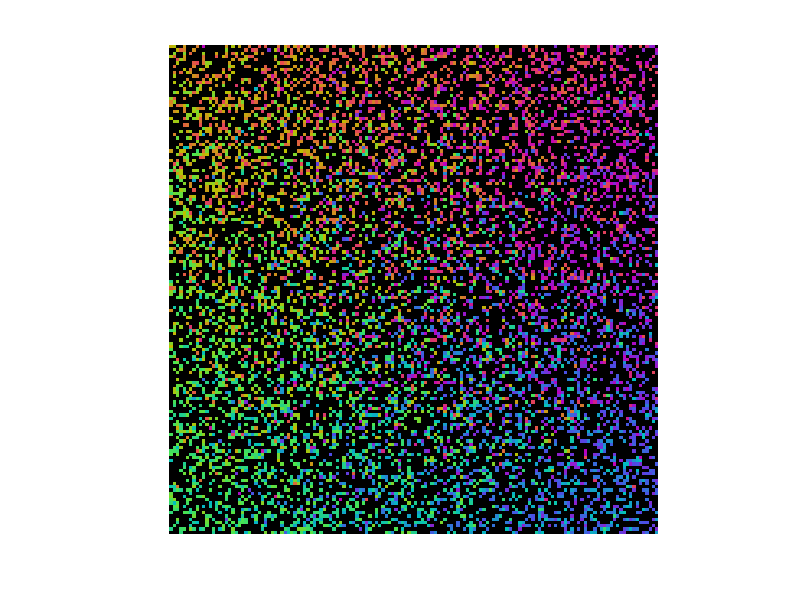

Write MATLAB code to recreate this figure. (Note: this script raises an error after producing the figure.)
close all
clear
clc

%========================Good Presets==============================
% numAgents = 500;
% mapSize = 100;
% sensingRadius = 8;
% neighborToGoalForceRatio = 0.072;
%===================================================================
%
%
%
%
%==================================================================


numAgents = 8000; %number of agents
mapSize = 150; %x and y dimension of map
sensingRadius = 4; %Radius of sensing range for each agent (square sensing range)
neighborToGoalForceRatio = 0.05; %Ratio of the force from the goal point to the force exerted by one agent of the same color

environment = zeros(mapSize, mapSize, 6); %X, Y for RGB and "contains agent" and GoalX,GoalY
imageResize = 10; %Makes the plot bigger

%Place agents randomly on the map
for i = 1:numAgents
    new = false;
    while not(new)
        randx = randi(mapSize);
        randy = randi(mapSize);
        if environment(randx,randy,4) == 0
           new = true; 
        end
    end
    environment(randx,randy,4) = 1; %The row coordinate is x, the column coordinate is y
end

%Set the goal positions of each agent to a random point on the map
environment(:,:,5:6) = randi(mapSize,[mapSize,mapSize,2]) .* environment(:,:,4);

%Create matrix of indexes
IndexMat = zeros(mapSize, mapSize, 2); 
yIndex = 1:mapSize;
xIndex = (1:mapSize)';
for i = 1:mapSize
   IndexMat(:,i,1) = xIndex;
   IndexMat(i,:,2) = yIndex;
end

%Find unit vector to goal
unitToGoal = (environment(:,:,5:6) - IndexMat)./vecnorm(environment(:,:,5:6) - IndexMat,2,3);

%Find angle of unit vector to goal relative to x-axis
theta = mod(atan2(unitToGoal(:,:,2),unitToGoal(:,:,1)),2*pi);

%Set the color of each agent depending on their theta angle
environment(:,:,1) = ((theta < pi).*(255-theta*255/pi)) + ((theta >= pi).*(theta-pi)*255/pi);
environment(:,:,2) = (and(theta <= 5/3*pi,theta >= 2/3*pi).*(255-(theta-2/3*pi)*255/pi)) + ...
    ((theta > 5/3*pi).*(theta-5/3*pi)*255/pi) + ((theta < 2/3*pi).*((theta+1/3*pi)*255/pi));
environment(:,:,3) = (and(theta <= 4/3*pi,theta >= 1/3*pi).*(theta-1/3*pi)*255/pi) + ...
    ((theta < 1/3*pi).*(255-(theta+2/3*pi)*255/pi)) + ((theta > 4/3*pi).*(255-(theta-4/3*pi)*255/pi));

%Find the sum of the colors of each agent for normalization reasons
colorSum = environment(:,:,1) + environment(:,:,2) + environment(:,:,3);

%display the image showing locations and colors of every agent
imshow(floor(environment(:,:,1:3))./colorSum*1.5.*environment(:,:,4));

%===========================Main Loop==========================%
while true
   tic
   %find number of agents who have reached their goal points
   numAtGoal = sum(sum(vecnorm(environment(:,:,5:6) - IndexMat,2,3) == 0));
   %erase agents who have reached their goal points
   environment(:,:,:) = environment(:,:,:) .* (vecnorm(environment(:,:,5:6) - IndexMat,2,3) ~= 0);
   
   %spawn a new agent for each one that was erased
   for i = 1:numAtGoal
       new = false;
       while not(new)
           randx = randi(mapSize);
           randy = randi(mapSize);
           if environment(randx,randy,4) == 0
               new = true;
           end
       end
       environment(randx,randy,4) = 1; %The row coordinate is x, the column coordinate is y
       %Set new random goal point
       environment(randx,randy,5:6) = randi(mapSize,size(environment(randx,randy,5:6)));
   end
   
   %Update unitToGoal
   unitToGoal = (environment(:,:,5:6) - IndexMat)./vecnorm(environment(:,:,5:6) - IndexMat, 2, 3);

   %update theta
   theta = mod(atan2(unitToGoal(:,:,2),unitToGoal(:,:,1)),2*pi);
   
   %move agents
   environment = moveAgents(environment, unitToGoal, sensingRadius, neighborToGoalForceRatio, theta, mapSize);
   
   %Update unitToGoal
   unitToGoal = (environment(:,:,5:6) - IndexMat)./vecnorm(environment(:,:,5:6) - IndexMat, 2, 3);

   %update theta
   theta = mod(atan2(unitToGoal(:,:,2),unitToGoal(:,:,1)),2*pi);
   
   %------------------------------show image----------------------------%
   %Set the color of each agent depending on their theta angle
   environment(:,:,1) = ((theta < pi).*(255-theta*255/pi)) + ((theta >= pi).*(theta-pi)*255/pi);
   environment(:,:,2) = (and(theta <= 5/3*pi,theta >= 2/3*pi).*(255-(theta-2/3*pi)*255/pi)) + ...
       ((theta > 5/3*pi).*(theta-5/3*pi)*255/pi) + ((theta < 2/3*pi).*((theta+1/3*pi)*255/pi));
   environment(:,:,3) = (and(theta <= 4/3*pi,theta >= 1/3*pi).*(theta-1/3*pi)*255/pi) + ...
       ((theta < 1/3*pi).*(255-(theta+2/3*pi)*255/pi)) + ((theta > 4/3*pi).*(255-(theta-4/3*pi)*255/pi));
   
   %Find the sum of the colors of each agent for normalization reasons
   colorSum = environment(:,:,1) + environment(:,:,2) + environment(:,:,3);
   
   %display the image showing locations and colors of every agent
   img = floor(environment(:,:,1:3))./colorSum*1.5.*environment(:,:,4);
   img = imresize(img, imageResize);
   imshow(img);
   %--------------------------------------------------------------------%
   disp(toc)
end


function environment = moveAgents(environment, unitToGoal, sensingRadius, neighborToGoalForceRatio, theta, mapSize)
force = zeros([mapSize, mapSize, 2]);
force = force + unitToGoal;
alreadyMoved = zeros(mapSize);

for i = 1:mapSize %x coordinate
    for j = 1:mapSize %y coordinate
        if environment(i, j, 4) == 1 && not(alreadyMoved(i,j))
            for k = -sensingRadius:sensingRadius %x offset in sensing range
                for l = -sensingRadius:sensingRadius %y offset in sensing range
                    if i+k > 0 && i+k <= mapSize && j+l > 0 && j+l <= mapSize && k ~= 0 && l ~= 0 && environment(i+k, j+l, 4) == 1 %make sure not off the edge of the map and not on central agent
                        %Find the angle to the neighbors relative position
                        angularDistToNeighbor = mod(mod(atan2(j+l,i+k),2*pi) - theta(i, j), pi);
                        %Find the unit vector pointing to that neighbor
                        unitToNeighbor = [k, l]/norm([k, l]);
                        %For each neighbor, add their force. Attraction if
                        %the angular dist is between 0 and 90 and
                        %repulsion if the anglular dist is between 90 and
                        %180 deg
                        force(i, j, 1) = force(i, j, 1)+unitToNeighbor(1)*(pi-angularDistToNeighbor)/pi*neighborToGoalForceRatio;
                        force(i, j, 2) = force(i, j, 2)+unitToNeighbor(2)*(pi-angularDistToNeighbor)/pi*neighborToGoalForceRatio;
                    end
                end
            end
            %Now that the force has been added for each agent, we actually
            %need to move the agents around
            %We will try to move to the neighboring square that is closest
            %to the angle their force points, but if there is another agent
            %there, they will try the two adjacent squares
            forceAngle = mod(atan2(force(i,j,2),force(i,j,1)),2*pi);
            
            xBottomWall = false;
            yBottomWall = false;
            xTopWall = false;
            yTopWall = false;
            if i == 1
                xBottomWall = true;
            end
            if j == 1
                yBottomWall = true;
            end
            if i == mapSize
                xTopWall = true;
            end
            if j == mapSize
                yTopWall = true;
            end
            found = false;
            if (forceAngle <= 22.5/180*pi || forceAngle > 337.5/180*pi)
                if ~xTopWall
                    if environment(i+1, j, 4) == 0
                        environment(i+1, j, :) = environment(i, j, :);
                        environment(i, j, :) = zeros(size(environment(i, j, :)));
                        found = true;
                        alreadyMoved(i+1,j) = true;
                    end
                end
                if ~yBottomWall && ~xTopWall && ~found
                    if environment(i+1, j-1, 4) == 0
                        environment(i+1, j-1, :) = environment(i, j, :);
                        environment(i, j, :) = zeros(size(environment(i, j, :)));
                        found = true;
                        alreadyMoved(i+1,j-1) = true;
                    end
                end
                if ~yTopWall && ~xTopWall && ~found
                    if environment(i+1, j+1, 4) == 0
                        environment(i+1, j+1, :) = environment(i, j, :);
                        environment(i, j, :) = zeros(size(environment(i, j, :)));
                        found = true;
                        alreadyMoved(i+1,j+1) = true;
                    end
                end
            elseif forceAngle <= 67.5/180*pi
                if ~xTopWall && ~yTopWall
                    if environment(i+1, j+1, 4) == 0
                        environment(i+1, j+1, :) = environment(i, j, :);
                        environment(i, j, :) = zeros(size(environment(i, j, :)));
                        found = true;
                        alreadyMoved(i+1,j+1) = true;
                    end
                end
                if ~xTopWall && ~found
                    if environment(i+1, j, 4) == 0
                        environment(i+1, j, :) = environment(i, j, :);
                        environment(i, j, :) = zeros(size(environment(i, j, :)));
                        found = true;
                        alreadyMoved(i+1,j) = true;
                    end
                end
                if ~yTopWall && ~found
                    if environment(i, j+1, 4) == 0
                        environment(i, j+1, :) = environment(i, j, :);
                        environment(i, j, :) = zeros(size(environment(i, j, :)));
                        found = true;
                        alreadyMoved(i,j+1) = true;
                    end
                end
            elseif forceAngle <= 112.5/180*pi
                if ~yTopWall
                    if environment(i, j+1, 4) == 0
                        environment(i, j+1, :) = environment(i, j, :);
                        environment(i, j, :) = zeros(size(environment(i, j, :)));
                        found = true;
                        alreadyMoved(i,j+1) = true;
                    end
                end
                if ~yTopWall && ~xTopWall && ~found
                    if environment(i+1, j+1, 4) == 0
                        environment(i+1, j+1, :) = environment(i, j, :);
                        environment(i, j, :) = zeros(size(environment(i, j, :)));
                        found = true;
                        alreadyMoved(i+1,j+1) = true;
                    end
                end
                if ~xBottomWall && ~yTopWall && ~found
                    if environment(i-1, j+1, 4) == 0
                        environment(i-1, j+1, :) = environment(i, j, :);
                        environment(i, j, :) = zeros(size(environment(i, j, :)));
                        found = true;
                        alreadyMoved(i-1,j+1) = true;
                    end
                end
            elseif forceAngle <= 157.5/180*pi
                if ~xBottomWall && ~yTopWall
                    if environment(i-1, j+1, 4) == 0
                        environment(i-1, j+1, :) = environment(i, j, :);
                        environment(i, j, :) = zeros(size(environment(i, j, :)));
                        found = true;
                        alreadyMoved(i-1,j+1) = true;
                    end
                end
                if ~yTopWall && ~found
                    if environment(i, j+1, 4) == 0
                        environment(i, j+1, :) = environment(i, j, :);
                        environment(i, j, :) = zeros(size(environment(i, j, :)));
                        found = true;
                        alreadyMoved(i,j+1) = true;
                    end
                end
                if ~xBottomWall && ~found
                    if environment(i-1, j, 4) == 0
                        environment(i-1, j, :) = environment(i, j, :);
                        environment(i, j, :) = zeros(size(environment(i, j, :)));
                        found = true;
                        alreadyMoved(i-1,j) = true;
                    end
                end
            elseif forceAngle <= 202.5/180*pi
                if ~xBottomWall
                    if environment(i-1, j, 4) == 0
                        environment(i-1, j, :) = environment(i, j, :);
                        environment(i, j, :) = zeros(size(environment(i, j, :)));
                        found = true;
                        alreadyMoved(i-1,j) = true;
                    end
                end
                if ~xBottomWall && ~yTopWall && ~found
                    if environment(i-1, j+1, 4) == 0
                        environment(i-1, j+1, :) = environment(i, j, :);
                        environment(i, j, :) = zeros(size(environment(i, j, :)));
                        found = true;
                        alreadyMoved(i-1,j+1) = true;
                    end
                end
                if ~yBottomWall && ~xBottomWall && ~found
                    if environment(i-1, j-1, 4) == 0
                        environment(i-1, j-1, :) = environment(i, j, :);
                        environment(i, j, :) = zeros(size(environment(i, j, :)));
                        found = true;
                        alreadyMoved(i-1,j-1) = true;
                    end
                end
            elseif forceAngle <= 247.5/180*pi
                if ~xBottomWall && ~yBottomWall
                    if environment(i-1, j-1, 4) == 0
                        environment(i-1, j-1, :) = environment(i, j, :);
                        environment(i, j, :) = zeros(size(environment(i, j, :)));
                        found = true;
                        alreadyMoved(i-1,j-1) = true;
                    end
                end
                if ~xBottomWall && ~found
                    if environment(i-1, j, 4) == 0
                        environment(i-1, j, :) = environment(i, j, :);
                        environment(i, j, :) = zeros(size(environment(i, j, :)));
                        found = true;
                        alreadyMoved(i-1,j) = true;
                    end
                end
                if ~yBottomWall && ~found
                    if environment(i, j-1, 4) == 0
                        environment(i, j-1, :) = environment(i, j, :);
                        environment(i, j, :) = zeros(size(environment(i, j, :)));
                        found = true;
                        alreadyMoved(i,j-1) = true;
                    end
                end
            elseif forceAngle <= 292.5/180*pi
                if ~yBottomWall
                    if environment(i, j-1, 4) == 0
                        environment(i, j-1, :) = environment(i, j, :);
                        environment(i, j, :) = zeros(size(environment(i, j, :)));
                        found = true;
                        alreadyMoved(i,j-1) = true;
                    end
                end
                if ~xBottomWall && ~yBottomWall && ~found
                    if environment(i-1, j-1, 4) == 0
                        environment(i-1, j-1, :) = environment(i, j, :);
                        environment(i, j, :) = zeros(size(environment(i, j, :)));
                        found = true;
                        alreadyMoved(i-1,j-1) = true;
                    end
                end
                if ~xTopWall && ~yBottomWall && ~found
                    if environment(i+1, j-1, 4) == 0
                        environment(i+1, j-1, :) = environment(i, j, :);
                        environment(i, j, :) = zeros(size(environment(i, j, :)));
                        found = true;
                        alreadyMoved(i+1,j-1) = true;
                    end
                end
            elseif forceAngle <= 337.5/180*pi
                if ~xTopWall && ~yBottomWall
                    if environment(i+1, j-1, 4) == 0
                        environment(i+1, j-1, :) = environment(i, j, :);
                        environment(i, j, :) = zeros(size(environment(i, j, :)));
                        found = true;
                        alreadyMoved(i+1,j-1) = true;
                    end
                end
                if ~yBottomWall && ~found
                    if environment(i, j-1, 4) == 0
                        environment(i, j-1, :) = environment(i, j, :);
                        environment(i, j, :) = zeros(size(environment(i, j, :)));
                        found = true;
                        alreadyMoved(i,j-1) = true;
                    end
                end
                if ~xTopWall && ~found
                    if environment(i+1, j, 4) == 0
                        environment(i+1, j, :) = environment(i, j, :);
                        environment(i, j, :) = zeros(size(environment(i, j, :)));
                        found = true;
                        alreadyMoved(i+1,j) = true;
                    end
                end
            end
        end
    end
end
end














